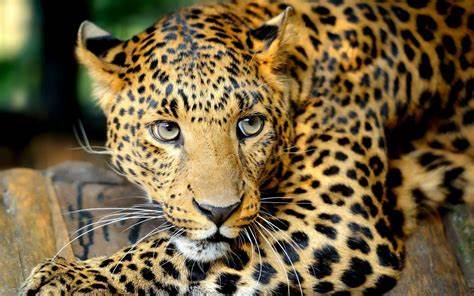
#> input picture img1.jpg, 474 x 296 px, found by its file name
$ python rotateimg.py
#> lines starting #> are read from the running program, lines starting #| are printed output that depends on the picture
# import the Python Image
# processing Library
from PIL import Image

# Giving The Original image Directory
# Specified
Original_Image = Image.open("C:\VSCode\Images\img1.jpg")
#> Original_Image is the input picture: PIL image 474x296 RGB; mean R, G, B 114, 96.2, 64.3

# Rotate Image By 180 Degree
rotated_image1 = Original_Image.rotate(180)
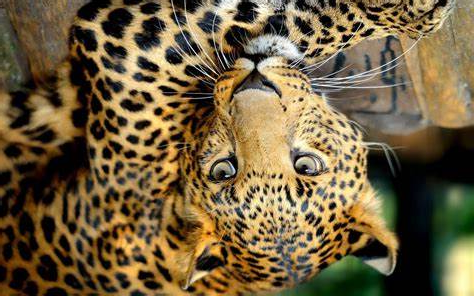
#> rotated_image1: PIL image 474x296 RGB; mean R, G, B 114, 96.2, 64.3

# This is Alternative Syntax To Rotate
# The Image
rotated_image2 = Original_Image.transpose(Image.ROTATE_90)
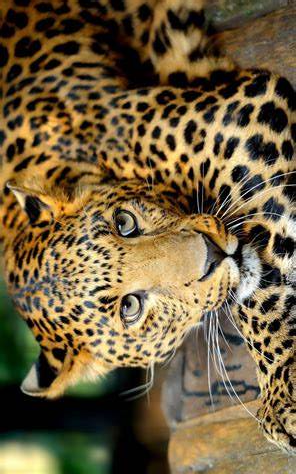
#> rotated_image2: PIL image 296x474 RGB; mean R, G, B 114, 96.2, 64.3

# This Will Rotate Image By 60 Degree
rotated_image3 = Original_Image.rotate(60)
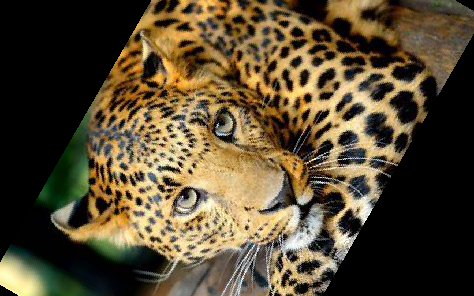
#> rotated_image3: PIL image 474x296 RGB; mean R, G, B 86.7, 73.8, 49.9

rotated_image1.show()
rotated_image2.show()
rotated_image3.show()

$ run again, with img0.jpg copied over img1.jpg
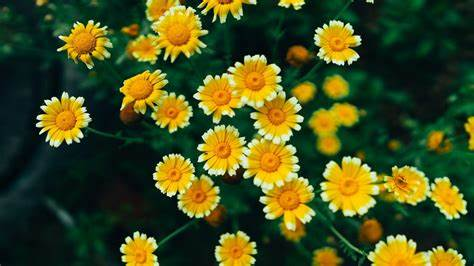
#> input picture img0.jpg, 474 x 266 px, found by its file name
#> Original_Image is the input picture: PIL image 474x266 RGB; mean R, G, B 68.6, 78.6, 30.2
#> `rotated_image2 = Original_Image.transpose(Image.ROTATE_90)`:
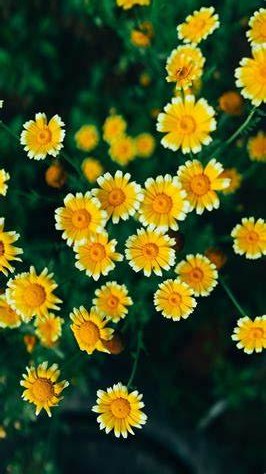
#> rotated_image2: PIL image 266x474 RGB; mean R, G, B 68.6, 78.6, 30.2
#> `rotated_image3 = Original_Image.rotate(60)`:
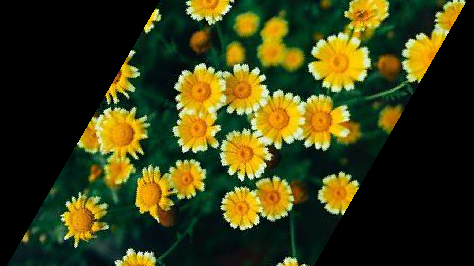
#> rotated_image3: PIL image 474x266 RGB; mean R, G, B 58.6, 60.9, 20.6

$ run again, with img2.jpg copied over img1.jpg
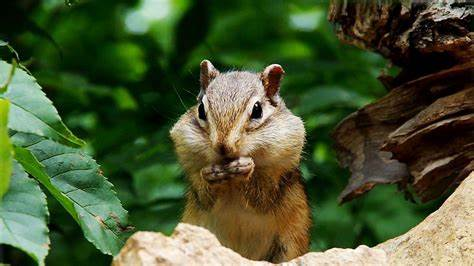
#> input picture img2.jpg, 474 x 266 px, found by its file name
#> Original_Image is the input picture: PIL image 474x266 RGB; mean R, G, B 72.7, 86.4, 50
#> `rotated_image2 = Original_Image.transpose(Image.ROTATE_90)`:
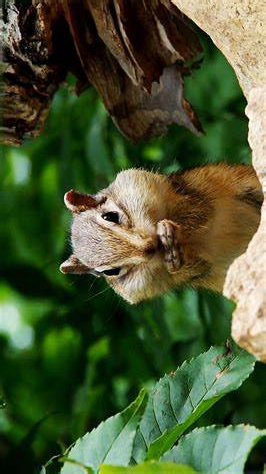
#> rotated_image2: PIL image 266x474 RGB; mean R, G, B 72.7, 86.4, 50
#> `rotated_image3 = Original_Image.rotate(60)`:
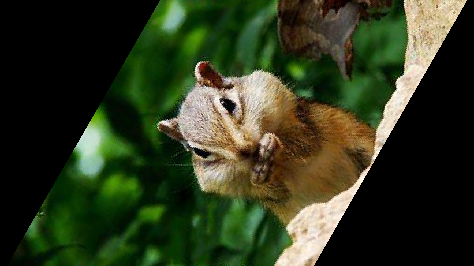
#> rotated_image3: PIL image 474x266 RGB; mean R, G, B 47.1, 56.1, 30.3

$ run again, with img3.jpg copied over img1.jpg
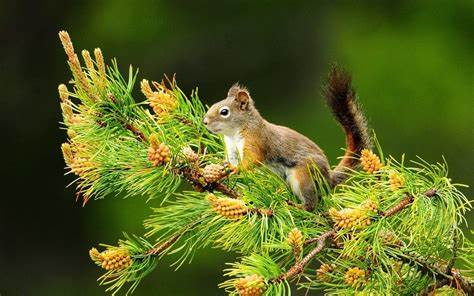
#> input picture img3.jpg, 474 x 296 px, found by its file name
#> Original_Image is the input picture: PIL image 474x296 RGB; mean R, G, B 86.6, 97.6, 32.3
#> `rotated_image2 = Original_Image.transpose(Image.ROTATE_90)`:
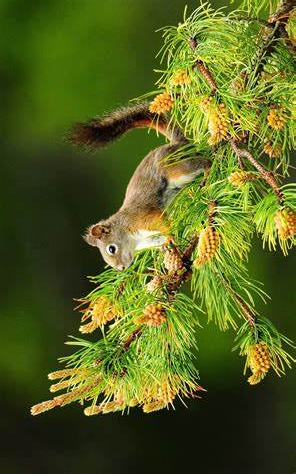
#> rotated_image2: PIL image 296x474 RGB; mean R, G, B 86.6, 97.6, 32.3
#> `rotated_image3 = Original_Image.rotate(60)`:
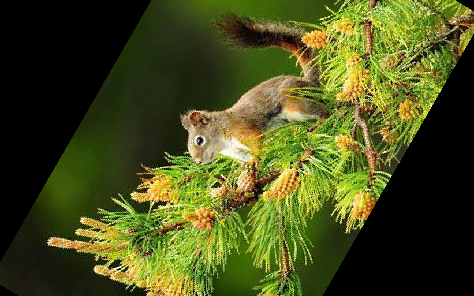
#> rotated_image3: PIL image 474x296 RGB; mean R, G, B 71.9, 78.2, 28.1
